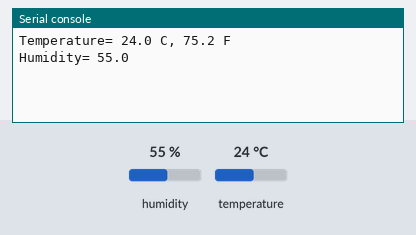
Bench run of a program on a simulated MicroPython board. Shown: the last lines printed to the serial console. The test bench sets the inputs (shaded band); at power-on: humidity 55 %, temperature 24 °C.

Above: at 1.2 s.
1.3 s: humidity set to 22 %
At 2.7 s:
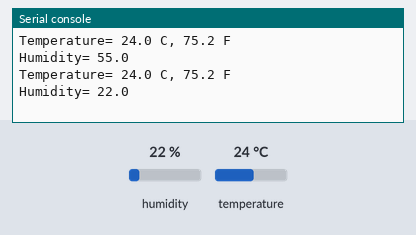
4.0 s: temperature set to 12 °C
At 5.1 s:
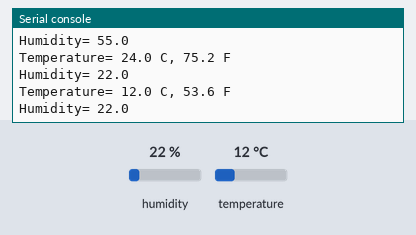
6.7 s: humidity set to 40 %
At 8.6 s:
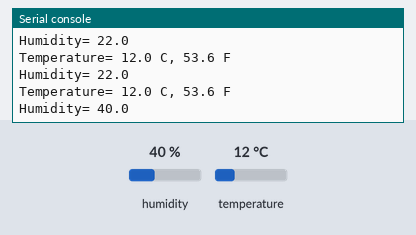
Timing chart, 0 to 10.1 s (numbered marks = the images above; inputs shaded):
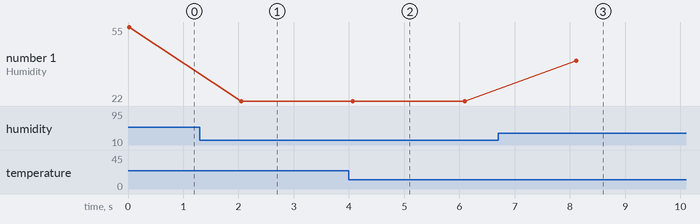

Measured:
- after the input at 1.3 s, the serial console: prints a new line after 0.75 s (image 1)
- after the input at 4.0 s, the serial console: prints a new line after 0.07 s (image 2)
- after the input at 6.7 s, the serial console: prints a new line after 1.4 s (image 3)
- plotted number 1: 55 → 22 after the input at 1.3 s, 22 → 40 after the input at 6.7 s

The program:

Temp-hum.py
```python
from machine import Pin
import time
import dht
dSensor = dht.DHT22(Pin(2))
def readDHT():
 try:
  dSensor.measure()
  temp = dSensor.temperature()
  temp_f = (temp * (9/5)) + 32.0
  hum = dSensor.humidity()
  print('Temperature= {} C, {} F'.format(temp, temp_f))
  print('Humidity= {} '.format(hum))
 except OSError as e:
  print('Failed to read data from DHT sensor')

while True:
 readDHT()
 time.sleep(2)
```
